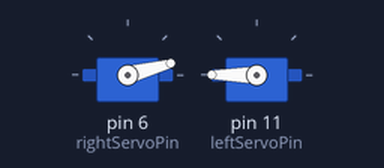
This sketch was run on a simulated Arduino Uno, built with avr-gcc and run on an emulated ATmega328P. Parts: 2 × servo.

Above: at 0.05 s.
At 4.15 s:
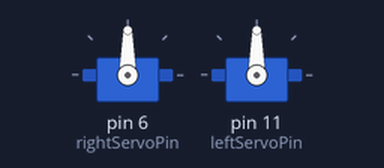
Timing chart, 0 to 5.4 s (numbered marks = the images above):
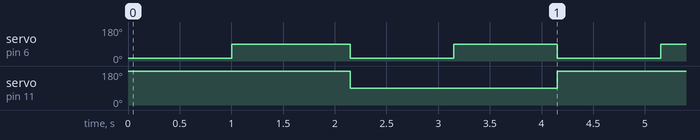

Measured:
- by itself, servo on pin 6 (rightServoPin): alternates 90° for 1.1 s and 15° for 1.0 s
- by itself, servo on pin 11 (leftServoPin): alternates 180° for 2.2 s and 90° for 2.0 s

The sketch:

car_control.ino
```cpp
#include <Servo.h>
#include <IRremote.h>

int irPin = 7;
IRrecv irrecv(irPin);
decode_results results;

Servo rightServo;
Servo leftServo;

int rightServoPin = 6;
int leftServoPin = 11;
int powerPin = 13;

int leftSpeed = 180;
int rightSpeed = 15;

/*
int IRright = 23205;
int IRleft  = 25979;
int IRup    = 6375;
int IRok    = 14535;
int IRzero  = 15355;
int IRone   = 9755;
int IRtwo   = 7611;
int IRthree = 28031;
*/
int drivespeed = 1;
int movement = -2;
int delaylen = 1000;

void setup() {
  // put your setup code here, to run once:
  rightServo.attach(rightServoPin);
  leftServo.attach(leftServoPin);

  pinMode(powerPin, OUTPUT);
  digitalWrite(powerPin, HIGH);

  Serial.begin(9600);
  irrecv.enableIRIn();
  irrecv.blink13(true);

}

void moveleft(int delaylen) {
  rightServo.write(rightSpeed);
  leftServo.write(90);
  delay(delaylen);
  return;
}

void moveright(int delaylen) {
  rightServo.write(90);
  leftServo.write(leftSpeed);
  delay(delaylen);
  return;
}

void moveforward(int delaylen) {
  rightServo.write(rightSpeed);
  leftServo.write(leftSpeed);
  delay(delaylen);
  return;
}

void movestop(int delaylen) {
  leftServo.write(90);
  rightServo.write(90);
  delay(delaylen);
}

void loop() {

  moveforward(1000);
  //the right servo is slower than the left one for some reason. probably not enough power
  moveright(1150);
  moveleft(1000);
  movestop(1000);

  /*if (irrecv.decode(&results)){
    dir = results.value;
    Serial.println(dir);
    movement = 0 - movement;
    irrecv.resume();
  }
  */


}
```
